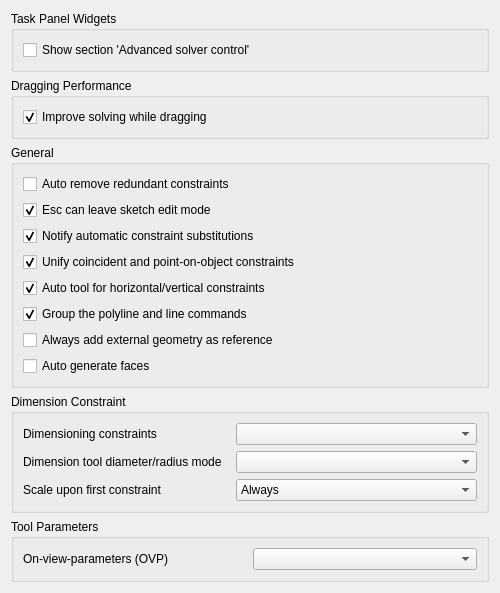
<?xml version="1.0" encoding="UTF-8"?>
<ui version="4.0">
 <class>SketcherGui::SketcherSettings</class>
 <widget class="QWidget" name="SketcherGui::SketcherSettings">
  <property name="geometry">
   <rect>
    <x>0</x>
    <y>0</y>
    <width>500</width>
    <height>592</height>
   </rect>
  </property>
  <property name="windowTitle">
   <string>General</string>
  </property>
  <layout class="QGridLayout" name="gridLayout">
   <item row="0" column="0">
    <widget class="QGroupBox" name="groupBox_2">
     <property name="title">
      <string>Task Panel Widgets</string>
     </property>
     <layout class="QGridLayout" name="gridLayout_4">
      <item row="0" column="0">
       <widget class="Gui::PrefCheckBox" name="checkBoxAdvancedSolverTaskBox">
        <property name="toolTip">
         <string>Displays the additional section 'Advanced solver control' to adjust solver settings in the task view</string>
        </property>
        <property name="text">
         <string>Show section 'Advanced solver control'</string>
        </property>
        <property name="prefEntry" stdset="0">
         <cstring>ShowSolverAdvancedWidget</cstring>
        </property>
        <property name="prefPath" stdset="0">
         <cstring>Mod/Sketcher</cstring>
        </property>
       </widget>
      </item>
     </layout>
    </widget>
   </item>
   <item row="1" column="0">
    <widget class="QGroupBox" name="groupBox_4">
     <property name="title">
      <string>Dragging Performance</string>
     </property>
     <layout class="QGridLayout" name="gridLayout_5" rowstretch="0,0" columnstretch="0,0">
      <item row="1" column="0" colspan="2">
       <widget class="Gui::PrefCheckBox" name="checkBoxRecalculateInitialSolutionWhileDragging">
        <property name="toolTip">
         <string>Special solver algorithm will be used while dragging sketch elements.
Requires to re-enter edit mode to take effect.</string>
        </property>
        <property name="text">
         <string>Improve solving while dragging</string>
        </property>
        <property name="checked">
         <bool>true</bool>
        </property>
        <property name="prefEntry" stdset="0">
         <cstring>RecalculateInitialSolutionWhileDragging</cstring>
        </property>
        <property name="prefPath" stdset="0">
         <cstring>Mod/Sketcher</cstring>
        </property>
       </widget>
      </item>
     </layout>
    </widget>
   </item>
   <item row="2" column="0">
    <widget class="QGroupBox" name="groupBox_5">
     <property name="enabled">
      <bool>true</bool>
     </property>
     <property name="sizePolicy">
      <sizepolicy hsizetype="Expanding" vsizetype="Minimum">
       <horstretch>0</horstretch>
       <verstretch>0</verstretch>
      </sizepolicy>
     </property>
     <property name="minimumSize">
      <size>
       <width>0</width>
       <height>0</height>
      </size>
     </property>
     <property name="maximumSize">
      <size>
       <width>16777215</width>
       <height>16777215</height>
      </size>
     </property>
     <property name="baseSize">
      <size>
       <width>0</width>
       <height>0</height>
      </size>
     </property>
     <property name="title">
      <string>General</string>
     </property>
     <layout class="QVBoxLayout" name="verticalLayout_22">
      <item>
       <widget class="Gui::PrefCheckBox" name="checkBoxAutoRemoveRedundants">
        <property name="toolTip">
         <string>Automatically removes newly added redundant constraints</string>
        </property>
        <property name="text">
         <string>Auto remove redundant constraints</string>
        </property>
        <property name="checked">
         <bool>false</bool>
        </property>
        <property name="prefEntry" stdset="0">
         <cstring>AutoRemoveRedundants</cstring>
        </property>
        <property name="prefPath" stdset="0">
         <cstring>Mod/Sketcher</cstring>
        </property>
       </widget>
      </item>
      <item>
       <widget class="Gui::PrefCheckBox" name="checkBoxEnableEscape">
        <property name="toolTip">
         <string>Allows to leave the sketch edit mode by pressing the Esc key</string>
        </property>
        <property name="text">
         <string>Esc can leave sketch edit mode</string>
        </property>
        <property name="checked">
         <bool>true</bool>
        </property>
        <property name="prefEntry" stdset="0">
         <cstring>LeaveSketchWithEscape</cstring>
        </property>
        <property name="prefPath" stdset="0">
         <cstring>Mod/Sketcher</cstring>
        </property>
       </widget>
      </item>
      <item>
       <widget class="Gui::PrefCheckBox" name="checkBoxNotifyConstraintSubstitutions">
        <property name="toolTip">
         <string>Notifies about automatic constraint substitutions</string>
        </property>
        <property name="text">
         <string>Notify automatic constraint substitutions</string>
        </property>
        <property name="checked">
         <bool>true</bool>
        </property>
        <property name="prefEntry" stdset="0">
         <cstring>NotifyConstraintSubstitutions</cstring>
        </property>
        <property name="prefPath" stdset="0">
         <cstring>Mod/Sketcher/General</cstring>
        </property>
       </widget>
      </item>
      <item>
       <widget class="Gui::PrefCheckBox" name="checkBoxUnifiedCoincident">
        <property name="toolTip">
         <string>Unifies the coincident and point-on-object constraints in a single tool</string>
        </property>
        <property name="text">
         <string>Unify coincident and point-on-object constraints</string>
        </property>
        <property name="checked">
         <bool>true</bool>
        </property>
        <property name="prefEntry" stdset="0">
         <cstring>UnifiedCoincident</cstring>
        </property>
        <property name="prefPath" stdset="0">
         <cstring>Mod/Sketcher/Constraints</cstring>
        </property>
       </widget>
      </item>
      <item>
       <widget class="Gui::PrefCheckBox" name="checkBoxHorVerAuto">
        <property name="toolTip">
         <string>Unifies the horizontal and vertical constraints to an automatic command</string>
        </property>
        <property name="text">
         <string>Auto tool for horizontal/vertical constraints</string>
        </property>
        <property name="checked">
         <bool>true</bool>
        </property>
        <property name="prefEntry" stdset="0">
         <cstring>AutoHorVer</cstring>
        </property>
        <property name="prefPath" stdset="0">
         <cstring>Mod/Sketcher/Constraints</cstring>
        </property>
       </widget>
      </item>
      <item>
       <widget class="Gui::PrefCheckBox" name="checkBoxLineGroup">
        <property name="toolTip">
         <string>Shows a command group button that contains both the polyline and line commands. Otherwise, each command has its own separate button.</string>
        </property>
        <property name="text">
         <string>Group the polyline and line commands</string>
        </property>
        <property name="checked">
         <bool>true</bool>
        </property>
        <property name="prefEntry" stdset="0">
         <cstring>UnifiedLineCommands</cstring>
        </property>
        <property name="prefPath" stdset="0">
         <cstring>Mod/Sketcher/Commands</cstring>
        </property>
       </widget>
      </item>
      <item>
       <widget class="Gui::PrefCheckBox" name="checkBoxAddExtGeo">
        <property name="toolTip">
         <string>Always adds external geometry as construction geometry. Otherwise, it is added according to the current construction mode.</string>
        </property>
        <property name="text">
         <string>Always add external geometry as reference</string>
        </property>
        <property name="checked">
         <bool>false</bool>
        </property>
        <property name="prefEntry" stdset="0">
         <cstring>AlwaysExtGeoReference</cstring>
        </property>
        <property name="prefPath" stdset="0">
         <cstring>Mod/Sketcher/General</cstring>
        </property>
       </widget>
      </item>
      <item>
       <widget class="Gui::PrefCheckBox" name="checkBoxMakeInternals">
        <property name="toolTip">
         <string>If checked faces and other internal geometries will be generated on sketch closed wires.</string>
        </property>
        <property name="text">
         <string>Auto generate faces</string>
        </property>
        <property name="prefPath" stdset="0">
         <cstring>Mod/Sketcher</cstring>
        </property>
        <property name="prefEntry" stdset="0">
         <cstring>MakeInternals</cstring>
        </property>
       </widget>
      </item>
     </layout>
    </widget>
   </item>
   <item row="3" column="0">
    <widget class="QGroupBox" name="groupBox_6">
     <property name="sizePolicy">
      <sizepolicy hsizetype="Expanding" vsizetype="Minimum">
       <horstretch>0</horstretch>
       <verstretch>0</verstretch>
      </sizepolicy>
     </property>
     <property name="title">
      <string>Dimension Constraint</string>
     </property>
     <layout class="QGridLayout" name="gridLayout_general">
      <item row="1" column="1">
       <widget class="QComboBox" name="radiusDiameterMode">
        <property name="toolTip">
         <string>While using the Dimension tool you may choose how to handle circles and arcs:
'Auto': The tool will apply radius to arcs and diameter to circles.
'Diameter': The tool will apply diameter to both arcs and circles.
'Radius': The tool will apply radius to both arcs and circles.</string>
        </property>
       </widget>
      </item>
      <item row="0" column="1">
       <widget class="QComboBox" name="dimensioningMode">
        <property name="toolTip">
         <string>Select the type of dimensioning constraints for your toolbar:
'Single tool': A single tool for all dimensioning constraints in the toolbar: Distance, Distance X / Y, Angle, Radius. (Others in dropdown)
'Separated tools': Individual tools for each dimensioning constraint.
'Both': You will have both the 'Dimension' tool and the separated tools.
This setting is only for the toolbar. Whichever you choose, all tools are always available in the menu and through shortcuts.</string>
        </property>
       </widget>
      </item>
      <item row="1" column="0">
       <widget class="QLabel" name="radiusDiameterLabel">
        <property name="text">
         <string>Dimension tool diameter/radius mode</string>
        </property>
       </widget>
      </item>
      <item row="0" column="0">
       <widget class="QLabel" name="dimensioningLabel">
        <property name="text">
         <string>Dimensioning constraints</string>
        </property>
       </widget>
      </item>
      <item row="2" column="0">
       <widget class="QLabel" name="autoScaleModeLabel">
        <property name="text">
         <string>Scale upon first constraint</string>
        </property>
       </widget>
      </item>
      <item row="2" column="1">
       <widget class="QComboBox" name="autoScaleMode">
        <item>
         <property name="text">
          <string>Always</string>
         </property>
        </item>
        <item>
         <property name="text">
          <string>Never</string>
         </property>
        </item>
        <item>
         <property name="text">
          <string>Only if there is no visual scale indicator</string>
         </property>
        </item>
       </widget>
      </item>
     </layout>
    </widget>
   </item>
   <item row="4" column="0">
    <widget class="QGroupBox" name="groupBox_7">
     <property name="sizePolicy">
      <sizepolicy hsizetype="Expanding" vsizetype="Minimum">
       <horstretch>0</horstretch>
       <verstretch>0</verstretch>
      </sizepolicy>
     </property>
     <property name="title">
      <string>Tool Parameters</string>
     </property>
     <layout class="QGridLayout" name="gridLayout_vis">
      <item row="0" column="0">
       <widget class="QLabel" name="ovpVisibilityLabel">
        <property name="text">
         <string>On-view-parameters (OVP)</string>
        </property>
       </widget>
      </item>
      <item row="0" column="1">
       <widget class="QComboBox" name="ovpVisibility">
        <property name="toolTip">
         <string>Choose a visibility mode for the On-View-Parameters:
'Disabled': On-View-Parameters are completely disabled.
'Only dimensional': Only dimensional On-View-Parameters are visible. They are the most useful. For example the radius of a circle.
'All': Both dimensional and positional On-View-Parameters. Positionals are the (x,y) position of the cursor. For example for the center of a circle.</string>
        </property>
       </widget>
      </item>
     </layout>
    </widget>
   </item>
   <item row="5" column="0">
    <spacer name="verticalSpacer">
     <property name="orientation">
      <enum>Qt::Vertical</enum>
     </property>
     <property name="sizeHint" stdset="0">
      <size>
       <width>20</width>
       <height>40</height>
      </size>
     </property>
    </spacer>
   </item>
  </layout>
 </widget>
 <customwidgets>
  <customwidget>
   <class>Gui::PrefCheckBox</class>
   <extends>QCheckBox</extends>
   <header>Gui/PrefWidgets.h</header>
  </customwidget>
 </customwidgets>
 <tabstops>
  <tabstop>checkBoxAdvancedSolverTaskBox</tabstop>
  <tabstop>checkBoxRecalculateInitialSolutionWhileDragging</tabstop>
  <tabstop>checkBoxAutoRemoveRedundants</tabstop>
  <tabstop>checkBoxEnableEscape</tabstop>
  <tabstop>checkBoxNotifyConstraintSubstitutions</tabstop>
 </tabstops>
 <resources/>
 <connections/>
</ui>
